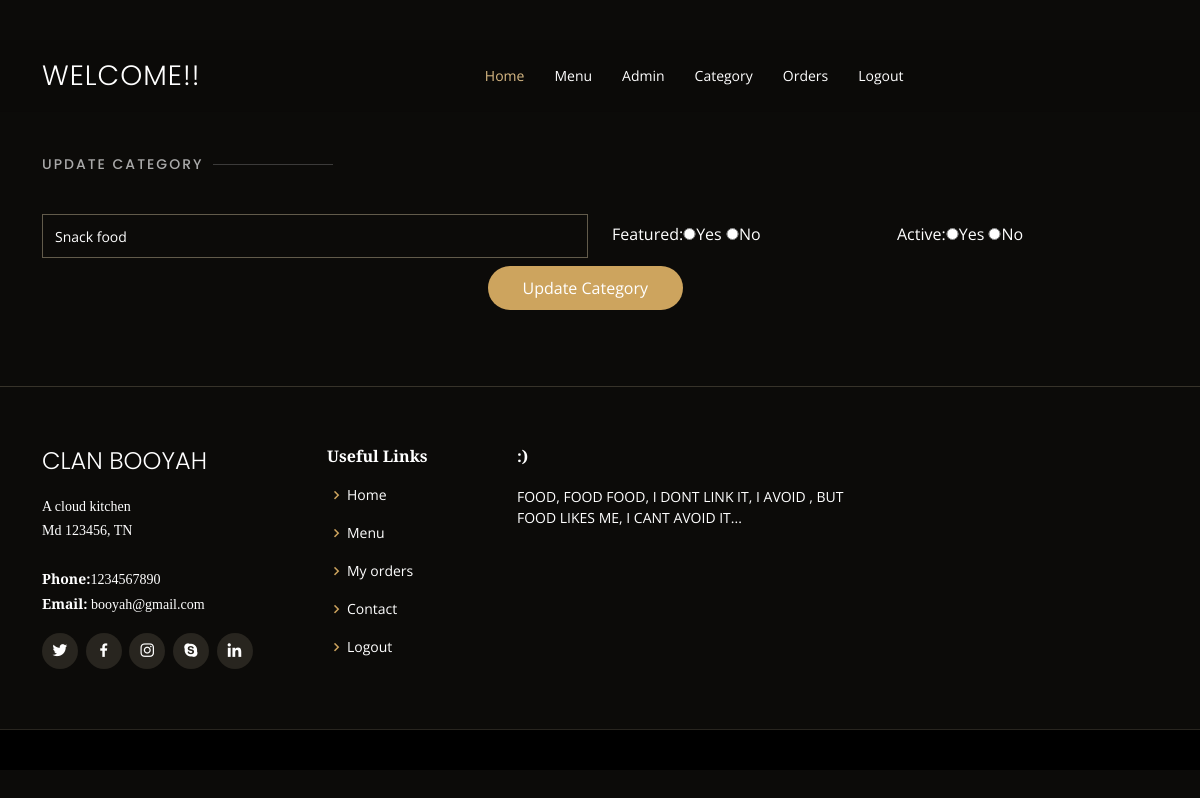
The app's page /update-category.php?id=6 (signed in), older data.
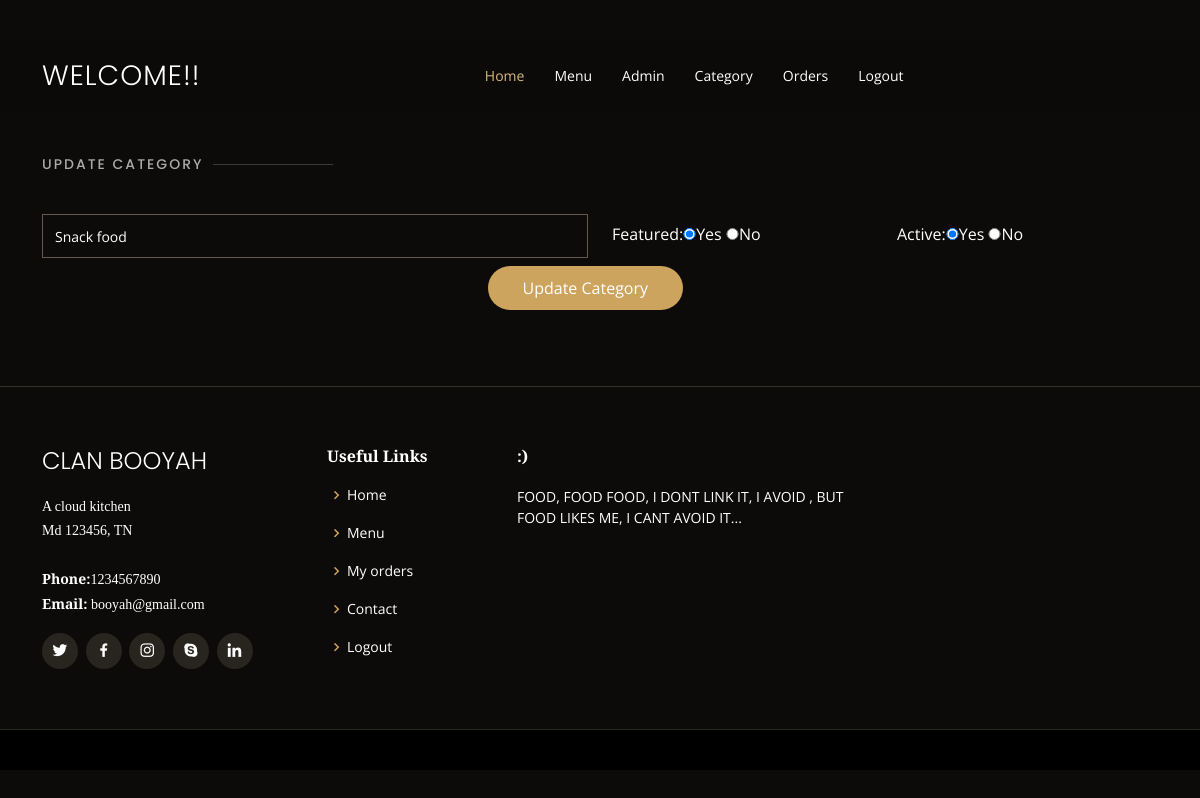
The same page, newer data.
### tables this page shows
CREATE TABLE `category` (
  `id` int(10) UNSIGNED NOT NULL,
  `title` varchar(100) NOT NULL,
  `image_name` varchar(255) NOT NULL,
  `featured` varchar(10) NOT NULL,
  `active` varchar(10) NOT NULL,
  `created_by` int(11) DEFAULT NULL,
  `updated_by` int(11) DEFAULT NULL
);

### update-category.php (the view, shortened to what this page needs)
<?php
include('header.php');
if(isset($_GET['id']))
        {
            $id = $_GET['id'];
            $sql2 ="SELECT * FROM category WHERE id=$id";
            $res2=mysqli_query($conn,$sql2);
            $row2= mysqli_fetch_assoc($res2);
            $title=$row2['title'];
            $featured=$row2['featured'];
            $active=$row2['active'];
        }
        else
        {
            header('location:food.php');
        }
?>
<section id="book-a-table" class="book-a-table mtop">
      <div class="container" data-aos="fade-up">
        <div class="section-title">
          <h2>Update Category</h2>
        </div>
        <form action="add-categoryup.php" method="post"  class="php-email-form" data-aos="fade-up" data-aos-delay="100" enctype="multipart/form-data">
          <div class="row">
            <div class="col-lg-6 col-md-6 form-group">
              <input type="text" name="title"  value="<?php echo $title; ?>" class="form-control" id="name" placeholder="Title of the food" required>
            </div>
            <div class="col-lg-3 col-md-6 form-group mt-3 mt-md-0">
              <div class="mt-2">
              Featured:<input type="radio" class="radioh" name="featured" value="1" <?php if($featured == 1){ echo "checked";}?> required><span>Yes</span>
                    <input type="radio" class="radioh" name="featured" value="0" <?php if($featured == 0){ echo "checked";}?> required><span>No</span>
              </div>
            </div>
            <div class="col-lg-3 col-md-6 form-group mt-3 mt-md-0">
              <div class="mt-2">
              Active:<input type="radio" class="radioh" name="active" <?php if($active == 1){ echo "checked";}?> value="1" required><span>Yes</span>
                    <input type="radio" class="radioh" name="active" <?php if($active == 0){ echo "checked";}?> value="0" required><span>No</span>
              </div>
            </div>
          </div>
          <div class="row textend">
            <div class="col-lg-7">
            <button type="submit" name="submit">Update Category </button>
            </div>
          </div>
        </form>
      </div>
    </section>
<?php
include('footer.php');
?>

Row changes from the older to the newer data that the page shows:
changed category "Snack food": featured "☐" → "☑"; active "☐" → "☑"
